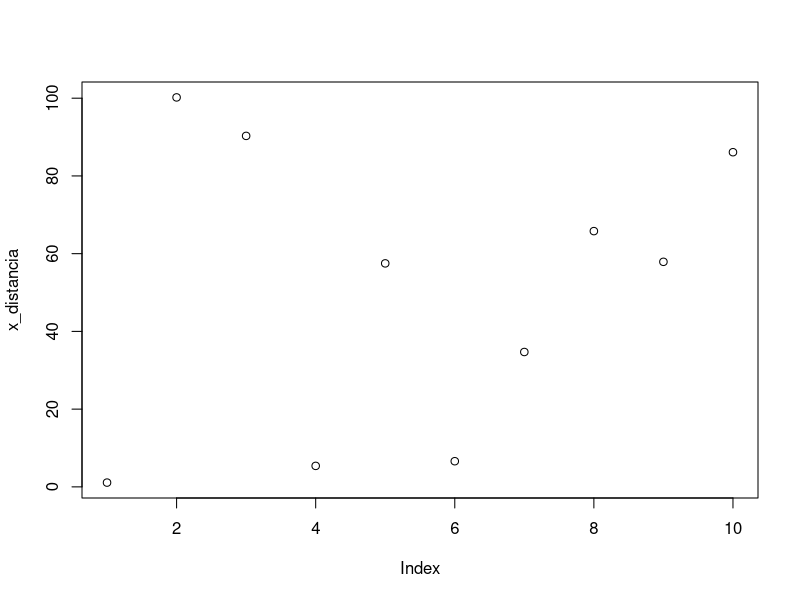

The R script that drew this image: (Note: this script raises an error after producing the figure.)
install.packages("MASS")
install.packages("caret")
install.packages("stats")
install.packages("olsrr")
install.packages("kable")
install.packages("kableExtra")
install.packages("knitr")
install.packages("rmarkdown")

#Ejercicio 2
y_cuentas <- c("110","2","6","98","40","94","31","5","8","10")
x_distancia <- c("1.1","100.2","90.3","5.4","57.5","6.6","34.7","65.8","57.9","86.1")

#Ejercicio3 
x_distancia<-as.numeric(x_distancia)
plot(x_distancia)
cor.test(x_distancia,y_cuentas)
cor(x_distancia,y_cuentas)

#Ejercico4
hist(x_distancia)
cvm.test(x_distancia)

#Ejercicio5
y_cuentas<-as.numeric(y_cuentas)
xy<-x_distancia*y_cuentas
xy

#Ejercicio6
x_cuadrado<-x_distancia^2
x_cuadrado

#Ejercicio7
tabladatos<-data.frame(y_cuentas,x_distancia,xy,x_cuadrado)
View(tabladatos)

#Ejercicio8
kable_styling(kable(tabladatos))

#Ejercicio9
Sumatorio<-colSums(tabladatos)

#Ejercicio10
ConSumatorio<-rbind(tabladatos,Sumatorio)
View(ConSumatorio)

#Ejercicio11
404*505.6 #Sumatoriox*y
204262.4/10 #EntreNumCasos
7041.7-20426.24 #SumatorioXY-Anterior

505.6^2 #X2
255631.4/10 #EntreNumCasos
37873.66-25563.14 #SumatorioX2-Anterior

-13384.54/12310.52 #Primero/Segundo


#Ejercicio12
Corr<-cor(x_distancia,y_cuentas)
Regresion<-plot(x_distancia,y_cuentas, xlab = "Distancia",ylab = "Cuentas")
text(-0.9249824,x = 10, y = 65)

#Ejercicio13

#Ejercicio14

#Ejercicio15
set.seed(1)
entrenamiento<-rnorm(10)
set.seed(2)
validacion<-rnorm(10)

#Ejercicio16
